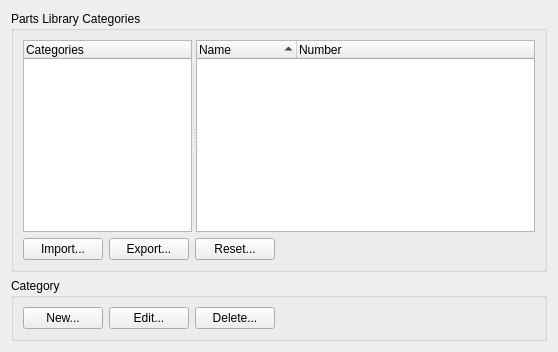
     <widget class="QWidget" name="tabCategories">
      <attribute name="title">
       <string>Categories</string>
      </attribute>
      <layout class="QVBoxLayout" name="verticalLayout_3">
       <item>
        <widget class="QGroupBox" name="groupBox_3">
         <property name="title">
          <string>Parts Library Categories</string>
         </property>
         <layout class="QVBoxLayout" name="verticalLayout_7">
          <item>
           <widget class="QSplitter" name="splitter">
            <property name="sizePolicy">
             <sizepolicy hsizetype="Expanding" vsizetype="Expanding">
              <horstretch>0</horstretch>
              <verstretch>0</verstretch>
             </sizepolicy>
            </property>
            <property name="orientation">
             <enum>Qt::Horizontal</enum>
            </property>
            <widget class="QTreeWidget" name="categoriesTree">
             <property name="sizePolicy">
              <sizepolicy hsizetype="Expanding" vsizetype="Expanding">
               <horstretch>1</horstretch>
               <verstretch>0</verstretch>
              </sizepolicy>
             </property>
             <property name="rootIsDecorated">
              <bool>false</bool>
             </property>
             <property name="uniformRowHeights">
              <bool>true</bool>
             </property>
             <property name="itemsExpandable">
              <bool>false</bool>
             </property>
             <property name="expandsOnDoubleClick">
              <bool>false</bool>
             </property>
             <column>
              <property name="text">
               <string>Categories</string>
              </property>
             </column>
            </widget>
            <widget class="QTreeWidget" name="partsTree">
             <property name="sizePolicy">
              <sizepolicy hsizetype="Expanding" vsizetype="Expanding">
               <horstretch>2</horstretch>
               <verstretch>0</verstretch>
              </sizepolicy>
             </property>
             <property name="selectionMode">
              <enum>QAbstractItemView::NoSelection</enum>
             </property>
             <property name="rootIsDecorated">
              <bool>false</bool>
             </property>
             <property name="uniformRowHeights">
              <bool>true</bool>
             </property>
             <property name="itemsExpandable">
              <bool>false</bool>
             </property>
             <property name="sortingEnabled">
              <bool>true</bool>
             </property>
             <property name="columnCount">
              <number>2</number>
             </property>
             <attribute name="headerShowSortIndicator" stdset="0">
              <bool>true</bool>
             </attribute>
             <column>
              <property name="text">
               <string>Name</string>
              </property>
             </column>
             <column>
              <property name="text">
               <string>Number</string>
              </property>
             </column>
            </widget>
           </widget>
          </item>
          <item>
           <layout class="QHBoxLayout" name="horizontalLayout">
            <item>
             <widget class="QPushButton" name="importCategories">
              <property name="text">
               <string>Import...</string>
              </property>
             </widget>
            </item>
            <item>
             <widget class="QPushButton" name="exportCategories">
              <property name="text">
               <string>Export...</string>
              </property>
             </widget>
            </item>
            <item>
             <widget class="QPushButton" name="resetCategories">
              <property name="text">
               <string>Reset...</string>
              </property>
             </widget>
            </item>
            <item>
             <spacer name="horizontalSpacer_4">
              <property name="orientation">
               <enum>Qt::Horizontal</enum>
              </property>
              <property name="sizeHint" stdset="0">
               <size>
                <width>40</width>
                <height>20</height>
               </size>
              </property>
             </spacer>
            </item>
           </layout>
          </item>
         </layout>
        </widget>
       </item>
       <item>
        <widget class="QGroupBox" name="groupBox_2">
         <property name="title">
          <string>Category</string>
         </property>
         <layout class="QHBoxLayout" name="horizontalLayout_7">
          <item>
           <widget class="QPushButton" name="newCategory">
            <property name="text">
             <string>New...</string>
            </property>
           </widget>
          </item>
          <item>
           <widget class="QPushButton" name="editCategory">
            <property name="text">
             <string>Edit...</string>
            </property>
           </widget>
          </item>
          <item>
           <widget class="QPushButton" name="deleteCategory">
            <property name="text">
             <string>Delete...</string>
            </property>
           </widget>
          </item>
          <item>
           <spacer name="horizontalSpacer">
            <property name="orientation">
             <enum>Qt::Horizontal</enum>
            </property>
            <property name="sizeHint" stdset="0">
             <size>
              <width>40</width>
              <height>20</height>
             </size>
            </property>
           </spacer>
          </item>
         </layout>
        </widget>
       </item>
      </layout>
     </widget>
